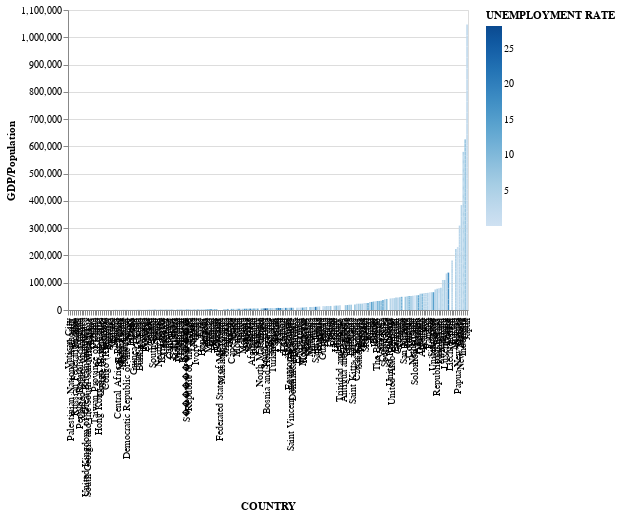

Notebook source saved alongside this figure:
### Code cell
final_dataset = pd.read_csv('final_dataset')
density_hist = alt.Chart(final_dataset).mark_bar().encode(
    alt.X('density:Q', bin=alt.BinParams(maxbins=20)),
    alt.Y('count()')
)
birth_rate_hist = alt.Chart(final_dataset).mark_bar().encode(
    alt.X('BIRTH RATE:Q', bin=alt.BinParams(maxbins=12)),
    alt.Y('count()')
)
co2_hist = alt.Chart(final_dataset).mark_bar().encode(
    alt.X('CO2-EMISSIONS:Q', bin=alt.BinParams(maxbins=12)),
    alt.Y('count()')
)
fert_hist = alt.Chart(final_dataset).mark_bar().encode(
    alt.X('FERTILITY RATE:Q', bin=alt.BinParams(maxbins=12)),
    alt.Y('count()')
)
gdp_plot = alt.Chart(final_dataset).mark_boxplot().encode(
    alt.X('Level Of Corruption'),
    alt.Y('GDP')
).properties(width=400, height=300)
corruptionvsunemployment_plot = alt.Chart(final_dataset).mark_boxplot().encode(
    alt.X('Level Of Corruption'),
    alt.Y('UNEMPLOYMENT RATE')
).properties(width=400, height=300)
country_plot = alt.Chart(final_dataset).mark_circle().encode(
    alt.X('COUNTRY'),
    alt.Y('UNEMPLOYMENT RATE'),
    alt.Color('OFFICIAL LANGUAGE')
).properties(width=400, height=300)
final_dataset['result'] = final_dataset['GDP'] / final_dataset['POPULATION']
country_gdp_plot = alt.Chart(final_dataset).mark_bar().encode(
    alt.X('COUNTRY', sort = 'y'),
    alt.Y('result', title = 'GDP/Population'),
    alt.Color('UNEMPLOYMENT RATE')
).properties(width=400, height=300)
country_gdp_plot

### Figure 1 — Vega-Lite specification as saved in the notebook (floating-point values rounded to 4 significant figures; data arrays with more than 128 entries replaced by an {"elided": "..."} marker saying what was removed)
{"config": {"view": {"continuousWidth": 300, "continuousHeight": 300}}, "data": {"name": "data-5a27c8f202b95e9ef4c6a8089d58e709"}, "mark": {"type": "bar"}, "encoding": {"color": {"field": "UNEMPLOYMENT RATE", "type": "quantitative"}, "x": {"field": "COUNTRY", "sort": "y", "type": "nominal"}, "y": {"field": "result", "title": "GDP/Population", "type": "quantitative"}}, "height": 300, "width": 400, "$schema": "https://vega.github.io/schema/vega-lite/v5.8.0.json", "datasets": {"data-5a27c8f202b95e9ef4c6a8089d58e709": {"elided": "1157 records"}}}
